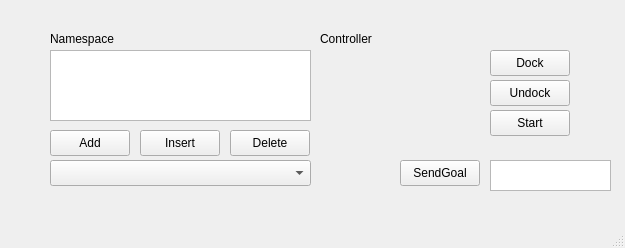
<?xml version="1.0" encoding="UTF-8"?>
<ui version="4.0">
 <class>MainWindow</class>
 <widget class="QMainWindow" name="MainWindow">
  <property name="geometry">
   <rect>
    <x>0</x>
    <y>0</y>
    <width>625</width>
    <height>248</height>
   </rect>
  </property>
  <property name="windowTitle">
   <string>MainWindow</string>
  </property>
  <widget class="QWidget" name="centralwidget">
   <widget class="QListView" name="listView">
    <property name="geometry">
     <rect>
      <x>50</x>
      <y>50</y>
      <width>261</width>
      <height>71</height>
     </rect>
    </property>
   </widget>
   <widget class="QPushButton" name="addButton">
    <property name="geometry">
     <rect>
      <x>50</x>
      <y>130</y>
      <width>80</width>
      <height>26</height>
     </rect>
    </property>
    <property name="text">
     <string>Add</string>
    </property>
   </widget>
   <widget class="QPushButton" name="insertButton">
    <property name="geometry">
     <rect>
      <x>140</x>
      <y>130</y>
      <width>80</width>
      <height>26</height>
     </rect>
    </property>
    <property name="text">
     <string>Insert</string>
    </property>
   </widget>
   <widget class="QPushButton" name="deleteButton">
    <property name="geometry">
     <rect>
      <x>230</x>
      <y>130</y>
      <width>80</width>
      <height>26</height>
     </rect>
    </property>
    <property name="text">
     <string>Delete</string>
    </property>
   </widget>
   <widget class="QComboBox" name="comboBox">
    <property name="geometry">
     <rect>
      <x>50</x>
      <y>160</y>
      <width>261</width>
      <height>26</height>
     </rect>
    </property>
   </widget>
   <widget class="QLabel" name="label">
    <property name="geometry">
     <rect>
      <x>50</x>
      <y>30</y>
      <width>91</width>
      <height>18</height>
     </rect>
    </property>
    <property name="text">
     <string>Namespace</string>
    </property>
   </widget>
   <widget class="QLabel" name="label_2">
    <property name="geometry">
     <rect>
      <x>320</x>
      <y>30</y>
      <width>91</width>
      <height>18</height>
     </rect>
    </property>
    <property name="text">
     <string>Controller</string>
    </property>
   </widget>
   <widget class="QPushButton" name="dockButton">
    <property name="geometry">
     <rect>
      <x>490</x>
      <y>50</y>
      <width>80</width>
      <height>26</height>
     </rect>
    </property>
    <property name="text">
     <string>Dock</string>
    </property>
   </widget>
   <widget class="QPushButton" name="undockButton">
    <property name="geometry">
     <rect>
      <x>490</x>
      <y>80</y>
      <width>80</width>
      <height>26</height>
     </rect>
    </property>
    <property name="text">
     <string>Undock</string>
    </property>
   </widget>
   <widget class="QPushButton" name="startButton">
    <property name="geometry">
     <rect>
      <x>490</x>
      <y>110</y>
      <width>80</width>
      <height>26</height>
     </rect>
    </property>
    <property name="text">
     <string>Start</string>
    </property>
   </widget>
   <widget class="QWidget" name="widget" native="true">
    <property name="geometry">
     <rect>
      <x>320</x>
      <y>50</y>
      <width>151</width>
      <height>101</height>
     </rect>
    </property>
   </widget>
   <widget class="QPlainTextEdit" name="goalCoordText">
    <property name="geometry">
     <rect>
      <x>490</x>
      <y>160</y>
      <width>121</width>
      <height>31</height>
     </rect>
    </property>
   </widget>
   <widget class="QPushButton" name="sendGoalButton">
    <property name="geometry">
     <rect>
      <x>400</x>
      <y>160</y>
      <width>80</width>
      <height>26</height>
     </rect>
    </property>
    <property name="text">
     <string>SendGoal</string>
    </property>
   </widget>
  </widget>
  <widget class="QMenuBar" name="menubar">
   <property name="geometry">
    <rect>
     <x>0</x>
     <y>0</y>
     <width>625</width>
     <height>23</height>
    </rect>
   </property>
  </widget>
  <widget class="QStatusBar" name="statusbar"/>
 </widget>
 <resources/>
 <connections/>
</ui>
